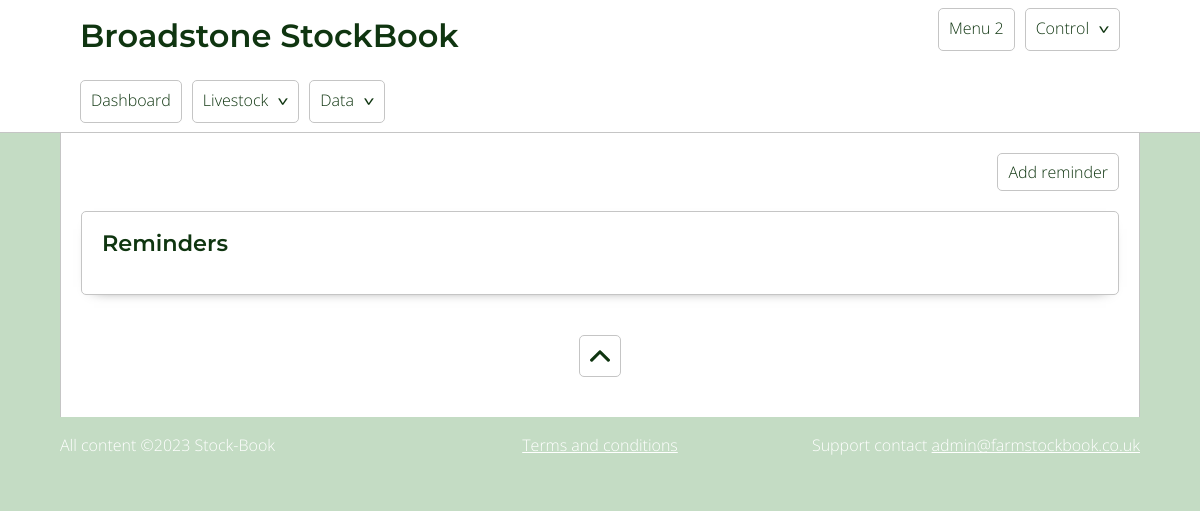
The app's page /reminders.php, older data.
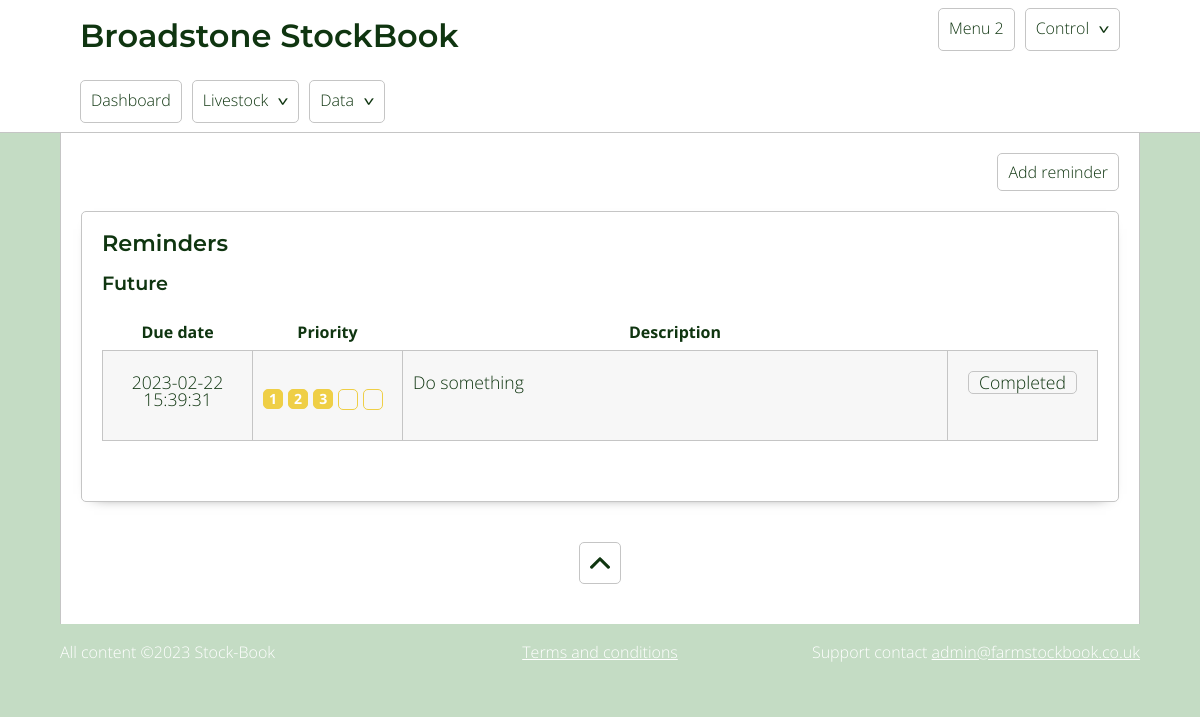
The same page, newer data.
### tables this page shows
CREATE TABLE `reminders` (
  `id` int(11) NOT NULL,
  `created_date` timestamp NOT NULL DEFAULT current_timestamp(),
  `reminder_date` timestamp NOT NULL DEFAULT current_timestamp(),
  `priority` int(11) NOT NULL,
  `description` text NOT NULL,
  `emails` text NOT NULL,
  `remindMe_before` varchar(400) NOT NULL,
  `remindMe_after` varchar(400) NOT NULL,
  `completed` tinyint(1) NOT NULL DEFAULT 0
);

### includes/classes/Db.class.php (called while the page is built, shortened)
<?php
    class Db{
            private $db_servername = "localhost";
            private $db_username = "flockbook";
            private $db_password = "flockbook";
            private $db_dbName = "fb_redesign";
            protected function connect(){
                $pdo = new PDO("mysql:host=$this->db_servername;dbname=$this->db_dbName", $this->db_username, $this->db_password);
                $pdo -> setAttribute(PDO::ATTR_ERRMODE, PDO::ERRMODE_EXCEPTION);
                return self::$conn = $pdo;
            }
    }
?>

### includes/classes/reminders.class.php (the view, shortened to what the changed rows need)
<?php
    class Reminders extends Db{
            public function remindersCard($site_data, $context){
                    switch( $context ){
                        case 'future':
                            $query = "SELECT * FROM reminders
                                      WHERE reminder_date > CURRENT_DATE() AND completed != 1
                                      ORDER by reminder_date ASC";
                        break;
                    }
                    $sql = self::$conn -> prepare($query);
                    $sql -> execute();
                    echo "  <table class='reminder_table' data-classname='reminders'>
                                <tr>
                                    <th>Due date</th>
                                    <th>Priority</th>
                                    <th>Description</th>
                                    <th></th>
                                </tr>";
                                while( $row = $sql -> fetch() ){
                                    $priority = $this -> createPriority($row['priority'], 'p');
                                    $description = nl2br($row['description']);
                                    if($context != 'completed'){
                                        $editCell = "<td class='cen' width='150px'><a class='js-complete tableLink' data-id='$row[id]' data-state='not-complete'>Completed</a></td>";
                                    }else{
                                        $editCell = "<td class='cen' width='150px'>
                                                        <a class='js-complete tableLink' data-id='$row[id]' data-state='complete'>Not completed</a>
                                                        <a class='js-complete tableLink delete' data-id='$row[id]' data-state='delete'>Delete</a>
                                                     </td>";
                                    }
                                    echo " <tr data-id = '$row[id]' class='js-view' data-linktype='reminder'>
                                                <td class='cen'>$row[reminder_date]</td>
                                                <td width='100px' class='left'>$priority</td>
                                                <td class='left'>$description</td>
                                                $editCell
                                            </tr>";
                                }
                    echo "  </table>";
            }
            public function remindersCount($context){
                    switch( $context ){
                        case 'overdue':
                            $query = "SELECT COUNT(id) AS reminderCount FROM reminders
                                      WHERE reminder_date < CURRENT_DATE() AND completed != 1";
                        break;
                        case 'today':
                            $query = "SELECT COUNT(id) AS reminderCount FROM reminders
                                      WHERE reminder_date = CURRENT_DATE() AND completed != 1";
                        break;
                        case 'future':
                            $query = "SELECT COUNT(id) AS reminderCount FROM reminders
                                      WHERE reminder_date > CURRENT_DATE() AND completed != 1";
                        break;
                        case 'noDate':
                            $query = "SELECT COUNT(id) AS reminderCount FROM reminders
                                      WHERE reminder_date IS null AND completed != 1";
                        break;
                        case 'completed':
                            $query = "SELECT COUNT(id) AS reminderCount FROM reminders
                                      WHERE completed = 1";
                        break;
                    }
                    $sql = self::$conn -> prepare($query);
                    $sql -> execute();
                    $row = $sql -> fetch();
                    return $row['reminderCount'];
            }
            private function createPriority($priority, $return){
                switch(true){
                    case $priority == 3:
                        $colour = 'amber';
                    break;
                }
                if($return == 'span'){
                    $data = "<span class='priority $colour'>";
                }else{
                    $data = "<p class='priority $colour'>";
                }
                for( $i=0; $i<5; $i++ ){
                    $display = $i + 1;
                    if( $priority > $i ){
                        $data .= "<span>$display</span>";
                    }else{
                        $data .= "<span class='blank'></span>";
                    }
                }
                if($return == 'span'){
                    $data .= "</span>";
                }else{
                    $data .= "</p>";
                }
                return $data;
            }
    }
?>

### reminders.php (shortened to what the changed rows need)
<?php
        include_once 'includes/config.php';
        $reminders = new Reminders();
        if( isset($_GET['id']) ){
            $reminders -> singleReminder($site_data, $_GET['id'], 'echo');
            $reminders -> form_editReminder();
        }else{
            $futureCount = $reminders -> remindersCount('future');
            echo "<div class='card reminders_card'>";
                echo "<h2>Reminders</h2>";
                if($futureCount){
                    echo "<h3>Future</h3>";
                    echo $reminders -> remindersCard($site_data, 'future');
                }
            echo "</div>";
        }
?>

Row changes from the older to the newer data that the page shows:
added reminders: reminder_date "2023-02-22 15:39:31", display "1", display "2", display "3", priority 3 (drawn), description "Do something"
Text that changed along with them:
text now shown: "Future Due date Priority Description"
